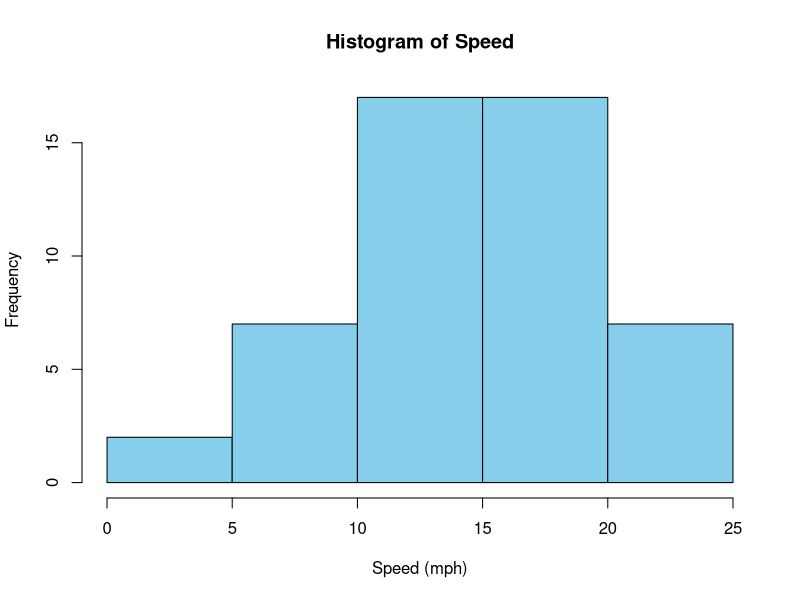
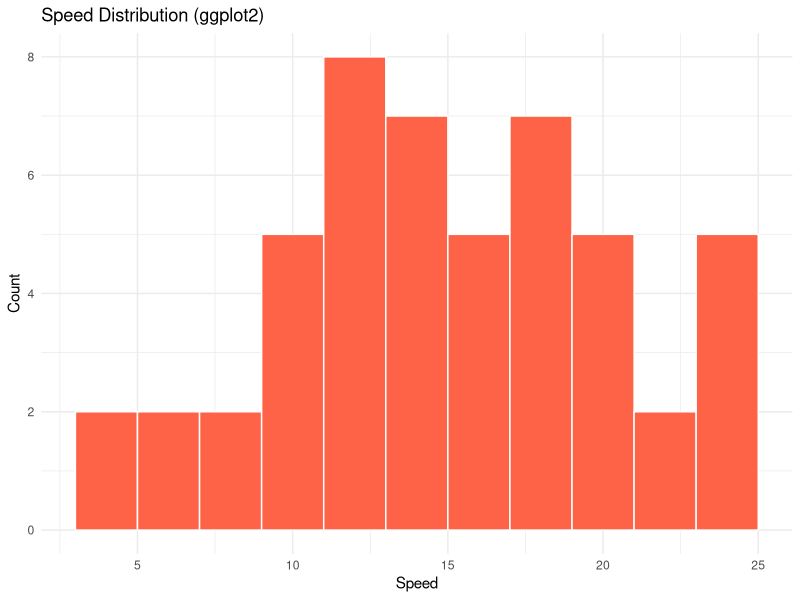

R code for these plots, in order:
## ---- chunk 1
summary(cars)
## ---- chunk 2
hist(cars$speed, col = "skyblue", main = "Histogram of Speed", xlab = "Speed (mph)")
## ---- chunk 3
library(ggplot2)

ggplot(cars, aes(x = speed)) +
  geom_histogram(binwidth = 2, fill = "tomato", color = "white") +
  labs(title = "Speed Distribution (ggplot2)", x = "Speed", y = "Count") +
  theme_minimal()
